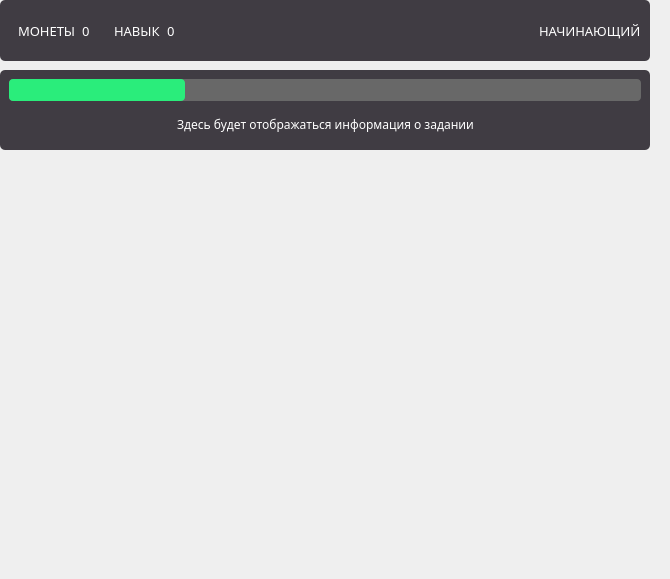
        <widget class="QWidget" name="tasks_page">
         <widget class="QFrame" name="frame_5">
          <property name="geometry">
           <rect>
            <x>0</x>
            <y>70</y>
            <width>650</width>
            <height>80</height>
           </rect>
          </property>
          <property name="minimumSize">
           <size>
            <width>650</width>
            <height>80</height>
           </size>
          </property>
          <property name="maximumSize">
           <size>
            <width>650</width>
            <height>80</height>
           </size>
          </property>
          <property name="styleSheet">
           <string notr="true">background: #403C43;
border-radius: 5px;</string>
          </property>
          <property name="frameShape">
           <enum>QFrame::Shape::StyledPanel</enum>
          </property>
          <property name="frameShadow">
           <enum>QFrame::Shadow::Raised</enum>
          </property>
          <layout class="QVBoxLayout" name="verticalLayout_8">
           <item>
            <widget class="QProgressBar" name="island_task_bar">
             <property name="sizePolicy">
              <sizepolicy hsizetype="Expanding" vsizetype="Fixed">
               <horstretch>0</horstretch>
               <verstretch>0</verstretch>
              </sizepolicy>
             </property>
             <property name="styleSheet">
              <string notr="true">QProgressBar{
	background: none;
	background-color: #686868;
	border-radius: 4px;
}

QProgressBar::chunk{
	background-color: #2AED7B;
	border-radius: 4px;
}</string>
             </property>
             <property name="value">
              <number>28</number>
             </property>
             <property name="textVisible">
              <bool>false</bool>
             </property>
             <property name="orientation">
              <enum>Qt::Orientation::Horizontal</enum>
             </property>
            </widget>
           </item>
           <item>
            <widget class="QFrame" name="frame_7">
             <property name="frameShape">
              <enum>QFrame::Shape::StyledPanel</enum>
             </property>
             <property name="frameShadow">
              <enum>QFrame::Shadow::Raised</enum>
             </property>
             <layout class="QHBoxLayout" name="horizontalLayout_6">
              <item>
               <spacer name="horizontalSpacer_4">
                <property name="orientation">
                 <enum>Qt::Orientation::Horizontal</enum>
                </property>
                <property name="sizeHint" stdset="0">
                 <size>
                  <width>40</width>
                  <height>20</height>
                 </size>
                </property>
               </spacer>
              </item>
              <item>
               <widget class="QLabel" name="label_2">
                <property name="font">
                 <font>
                  <family>Intro Black</family>
                 </font>
                </property>
                <property name="styleSheet">
                 <string notr="true">color: #fff;</string>
                </property>
                <property name="text">
                 <string>Здесь будет отображаться информация о задании</string>
                </property>
               </widget>
              </item>
              <item>
               <spacer name="horizontalSpacer_5">
                <property name="orientation">
                 <enum>Qt::Orientation::Horizontal</enum>
                </property>
                <property name="sizeHint" stdset="0">
                 <size>
                  <width>40</width>
                  <height>20</height>
                 </size>
                </property>
               </spacer>
              </item>
             </layout>
            </widget>
           </item>
          </layout>
         </widget>
         <widget class="QFrame" name="frame_8">
          <property name="geometry">
           <rect>
            <x>0</x>
            <y>0</y>
            <width>650</width>
            <height>61</height>
           </rect>
          </property>
          <property name="sizePolicy">
           <sizepolicy hsizetype="Preferred" vsizetype="Preferred">
            <horstretch>0</horstretch>
            <verstretch>0</verstretch>
           </sizepolicy>
          </property>
          <property name="minimumSize">
           <size>
            <width>650</width>
            <height>0</height>
           </size>
          </property>
          <property name="maximumSize">
           <size>
            <width>650</width>
            <height>16777215</height>
           </size>
          </property>
          <property name="styleSheet">
           <string notr="true">background: #403C43;
border-radius: 5px;</string>
          </property>
          <property name="frameShape">
           <enum>QFrame::Shape::StyledPanel</enum>
          </property>
          <property name="frameShadow">
           <enum>QFrame::Shadow::Raised</enum>
          </property>
          <layout class="QHBoxLayout" name="horizontalLayout_5">
           <item>
            <widget class="QFrame" name="money_count_frame">
             <property name="enabled">
              <bool>true</bool>
             </property>
             <property name="minimumSize">
              <size>
               <width>0</width>
               <height>35</height>
              </size>
             </property>
             <property name="styleSheet">
              <string notr="true">background:none;
</string>
             </property>
             <layout class="QHBoxLayout" name="horizontalLayout_2">
              <item>
               <widget class="QLabel" name="label_13">
                <property name="enabled">
                 <bool>false</bool>
                </property>
                <property name="font">
                 <font>
                  <family>Code Pro Bold</family>
                  <pointsize>10</pointsize>
                 </font>
                </property>
                <property name="styleSheet">
                 <string notr="true">color: white;
background: none;</string>
                </property>
                <property name="text">
                 <string>МОНЕТЫ</string>
                </property>
               </widget>
              </item>
              <item>
               <widget class="QLabel" name="island_money_counter">
                <property name="font">
                 <font>
                  <family>Code Pro Bold</family>
                  <pointsize>10</pointsize>
                 </font>
                </property>
                <property name="styleSheet">
                 <string notr="true">color: white;
background: none;</string>
                </property>
                <property name="text">
                 <string>0</string>
                </property>
               </widget>
              </item>
             </layout>
            </widget>
           </item>
           <item>
            <widget class="QFrame" name="skill_count_frame">
             <property name="styleSheet">
              <string notr="true">background: none;</string>
             </property>
             <layout class="QHBoxLayout" name="horizontalLayout_7">
              <item>
               <widget class="QLabel" name="label_10">
                <property name="enabled">
                 <bool>false</bool>
                </property>
                <property name="minimumSize">
                 <size>
                  <width>0</width>
                  <height>10</height>
                 </size>
                </property>
                <property name="font">
                 <font>
                  <family>Code Pro Bold</family>
                  <pointsize>10</pointsize>
                 </font>
                </property>
                <property name="styleSheet">
                 <string notr="true">color: white;
background: none;</string>
                </property>
                <property name="text">
                 <string>НАВЫК</string>
                </property>
               </widget>
              </item>
              <item>
               <widget class="QLabel" name="island_skill_counter">
                <property name="minimumSize">
                 <size>
                  <width>0</width>
                  <height>10</height>
                 </size>
                </property>
                <property name="font">
                 <font>
                  <family>Code Pro Bold</family>
                  <pointsize>10</pointsize>
                 </font>
                </property>
                <property name="styleSheet">
                 <string notr="true">color: white;
background: none;</string>
                </property>
                <property name="text">
                 <string>0</string>
                </property>
               </widget>
              </item>
              <item>
               <spacer name="horizontalSpacer_3">
                <property name="orientation">
                 <enum>Qt::Orientation::Horizontal</enum>
                </property>
                <property name="sizeHint" stdset="0">
                 <size>
                  <width>40</width>
                  <height>20</height>
                 </size>
                </property>
               </spacer>
              </item>
             </layout>
            </widget>
           </item>
           <item>
            <widget class="QLabel" name="island_level_title">
             <property name="enabled">
              <bool>false</bool>
             </property>
             <property name="font">
              <font>
               <family>Code Pro Bold</family>
               <pointsize>10</pointsize>
              </font>
             </property>
             <property name="styleSheet">
              <string notr="true">color: white;
background: none;</string>
             </property>
             <property name="text">
              <string>НАЧИНАЮЩИЙ</string>
             </property>
            </widget>
           </item>
          </layout>
         </widget>
         <widget class="QScrollArea" name="scrollArea">
          <property name="geometry">
           <rect>
            <x>0</x>
            <y>150</y>
            <width>661</width>
            <height>420</height>
           </rect>
          </property>
          <property name="minimumSize">
           <size>
            <width>661</width>
            <height>300</height>
           </size>
          </property>
          <property name="maximumSize">
           <size>
            <width>661</width>
            <height>420</height>
           </size>
          </property>
          <property name="frameShape">
           <enum>QFrame::Shape::NoFrame</enum>
          </property>
          <property name="frameShadow">
           <enum>QFrame::Shadow::Raised</enum>
          </property>
          <property name="widgetResizable">
           <bool>true</bool>
          </property>
          <widget class="QWidget" name="island_tasks_area">
           <property name="geometry">
            <rect>
             <x>0</x>
             <y>0</y>
             <width>661</width>
             <height>420</height>
            </rect>
           </property>
           <layout class="QVBoxLayout" name="verticalLayout_7"/>
          </widget>
         </widget>
        </widget>
